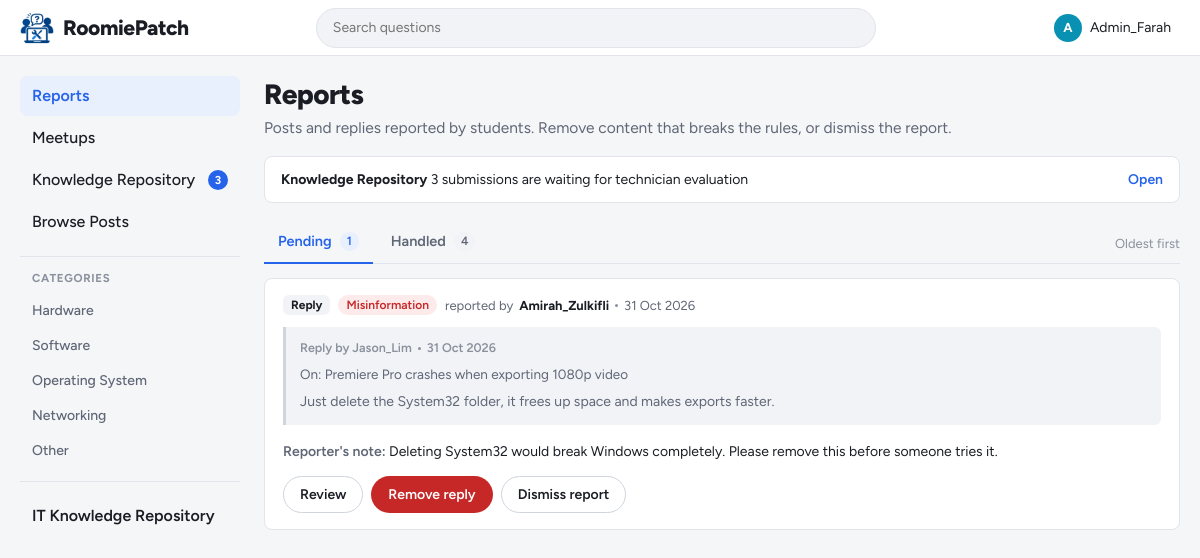
The app's page /admin/dashboard.php (signed in) with its own data.
### tables this page shows
CREATE TABLE categories (
    category_id   INT AUTO_INCREMENT PRIMARY KEY,
    category_name VARCHAR(50) NOT NULL UNIQUE
);

CREATE TABLE reports (
    report_id         INT AUTO_INCREMENT PRIMARY KEY,
    reporter_id       INT NOT NULL,
    reported_post_id  INT NULL,
    reported_reply_id INT NULL,
    reason            ENUM('Spam', 'Harassment', 'Inappropriate content', 'Misinformation', 'Other') NOT NULL,
    description       TEXT NULL,
    status            ENUM('Pending', 'Removed', 'Dismissed') NOT NULL DEFAULT 'Pending',
    created_at        DATETIME NOT NULL DEFAULT CURRENT_TIMESTAMP,
    FOREIGN KEY (reporter_id) REFERENCES users(user_id) ON DELETE CASCADE,
    FOREIGN KEY (reported_post_id) REFERENCES posts(post_id) ON DELETE SET NULL,
    FOREIGN KEY (reported_reply_id) REFERENCES replies(reply_id) ON DELETE SET NULL
);

CREATE TABLE users (
    user_id   INT AUTO_INCREMENT PRIMARY KEY,
    username  VARCHAR(50)  NOT NULL UNIQUE,
    login_id  VARCHAR(20)  NOT NULL UNIQUE,       
    password  VARCHAR(255) NOT NULL,              
    role      ENUM('student', 'admin') NOT NULL DEFAULT 'student',
     
     
    reputation INT NOT NULL DEFAULT 0,
     
     
    is_certified_technician TINYINT(1) NOT NULL DEFAULT 0,
    bio       TEXT NULL
);

CREATE TABLE replies (
    reply_id    INT AUTO_INCREMENT PRIMARY KEY,
    post_id     INT NOT NULL,
    user_id     INT NOT NULL,
    content     TEXT NOT NULL,
    is_resolved TINYINT(1) NOT NULL DEFAULT 0,     
    created_at  DATETIME NOT NULL DEFAULT CURRENT_TIMESTAMP,
    FOREIGN KEY (post_id) REFERENCES posts(post_id) ON DELETE CASCADE,
    FOREIGN KEY (user_id) REFERENCES users(user_id) ON DELETE CASCADE
);

CREATE TABLE posts (
    post_id     INT AUTO_INCREMENT PRIMARY KEY,
    user_id     INT NOT NULL,
    title       VARCHAR(150) NOT NULL,
    description TEXT NOT NULL,
    category_id INT NOT NULL,
    device_os   ENUM('Windows', 'macOS', 'Linux', 'Android', 'iOS', 'Other') NOT NULL,
    tags        VARCHAR(255) NULL,                 
    status      ENUM('Open', 'Resolved') NOT NULL DEFAULT 'Open',
     
     
     
    accepted_reply_id INT NULL,
    resolved_at DATETIME NULL,
    created_at  DATETIME NOT NULL DEFAULT CURRENT_TIMESTAMP,
    KEY idx_posts_resolved_at (resolved_at),
    FOREIGN KEY (user_id) REFERENCES users(user_id) ON DELETE CASCADE,
    FOREIGN KEY (category_id) REFERENCES categories(category_id)
);

### includes/report_item.php (the view, shortened to what this page needs)
<?php
$full_view = $full_view ?? false;
if ($report['post_title'] !== null) {
    $kind = 'Post';
} elseif ($report['reply_content'] !== null) {
    $kind = 'Reply';
} else {
    $kind = null;
}
$is_pending = $report['status'] === 'Pending';
?>
<article class="report-item">
    <div class="report-head">
        <?php if ($kind !== null): ?>
            <span class="type-badge"><?= $kind ?></span>
        <?php endif; ?>
        <span class="reason-badge"><?= icon('flag', 13) ?><?= e($report['reason']) ?></span>
        <span class="report-by">
            reported by <strong><?= e($report['reporter_name']) ?></strong>
            <span class="dot" aria-hidden="true"></span>
            <time datetime="<?= e($report['created_at']) ?>"><?= e(time_ago($report['created_at'])) ?></time>
        </span>
    </div>
    <?php if ($kind === 'Post'): ?>
        <div class="reported-preview">
            <div class="reported-preview-label">Post by <?= e($report['post_author']) ?> <span class="dot" aria-hidden="true"></span> <?= e(time_ago($report['post_created'])) ?></div>
            <strong><?= e($report['post_title']) ?></strong>
            <p><?= $full_view ? nl2br(e($report['post_description'])) : e(excerpt($report['post_description'], 220)) ?></p>
        </div>
    <?php elseif ($kind === 'Reply'): ?>
        <div class="reported-preview">
            <div class="reported-preview-label">Reply by <?= e($report['reply_author']) ?> <span class="dot" aria-hidden="true"></span> <?= e(time_ago($report['reply_created'])) ?></div>
            <span class="muted">On: <?= e($report['reply_post_title']) ?></span>
            <p><?= $full_view ? nl2br(e($report['reply_content'])) : e(excerpt($report['reply_content'], 220)) ?></p>
        </div>
    <?php else: ?>
        <div class="reported-preview reported-gone">
            The reported content has been deleted<?= $report['status'] === 'Removed' ? ' by staff' : '' ?>.
        </div>
    <?php endif; ?>
    <?php if ($report['description'] !== null && $report['description'] !== ''): ?>
        <p class="report-note"><span>Reporter's note:</span> <?= e($report['description']) ?></p>
    <?php endif; ?>
    <?php if ($is_pending): ?>
        <div class="report-actions">
            <?php if (!$full_view && $kind !== null): ?>
                <a class="btn btn-secondary btn-sm" href="<?= BASE_URL ?>admin/report.php?id=<?= (int) $report['report_id'] ?>">Review</a>
            <?php endif; ?>
            <?php if ($kind !== null): ?>
                <form method="post" action="<?= BASE_URL ?>actions/admin_action.php"
                      onsubmit="return confirm('Remove this <?= strtolower($kind) ?>? <?= $kind === 'Post' ? 'Its replies and images will also be removed. ' : '' ?>This cannot be undone.');">
                    <button type="submit" class="btn btn-danger btn-sm"><?= icon('trash', 15) ?>Remove <?= strtolower($kind) ?></button>
                </form>
            <?php endif; ?>
            <form method="post" action="<?= BASE_URL ?>actions/admin_action.php">
                <button type="submit" class="btn btn-secondary btn-sm">Dismiss report</button>
            </form>
        </div>
    <?php endif; ?>
</article>

### includes/sidebar.php (shortened to what this page needs)
<?php
function nav_link($key, $href, $icon_name, $label, $active, $badge = null)
{
    $class = $key === $active ? 'nav-link active' : 'nav-link';
    $current = $key === $active ? ' aria-current="page"' : '';
    $badge_html = '';
    if ($badge !== null) {
        $badge_html = '<span class="nav-badge" data-badge="' . $key . '"' . ($badge > 0 ? '' : ' hidden') . '>'
            . ($badge > 99 ? '99+' : $badge) . '</span>';
    }
    return '<a class="' . $class . '" href="' . BASE_URL . $href . '"' . $current . '>'
        . icon($icon_name) . '<span>' . e($label) . '</span>' . $badge_html . '</a>';
}
?>
<nav class="sidebar" aria-label="Main">
    <?php if ($is_admin): ?>
        <div class="nav-group">
            <?= nav_link('reports', 'admin/dashboard.php', 'flag', 'Reports', $active) ?>
            <?= nav_link('meetups', 'admin/meetups.php', 'meetup', 'Meetups', $active) ?>
            <?php $repo_pending = (int) $conn->query("SELECT COUNT(*) FROM repository_entries WHERE status = 'Pending'")->fetch_row()[0]; ?>
            <?= nav_link('repository_admin', 'admin/repository.php', 'book', 'Knowledge Repository', $active, $repo_pending) ?>
            <?= nav_link('browse', 'student/browse.php', 'list', 'Browse Posts', $active) ?>
        </div>
    <?php endif; ?>
    <div class="nav-group">
        <h2 class="nav-heading">Categories</h2>
        <?php
        $categories = $conn->query('SELECT category_id, category_name FROM categories ORDER BY category_id');
        while ($cat = $categories->fetch_assoc()):
        ?>
            <a class="nav-link nav-link-plain" href="<?= BASE_URL ?>student/browse.php?category=<?= (int) $cat['category_id'] ?>">
                <?= e($cat['category_name']) ?>
            </a>
        <?php endwhile; ?>
    </div>
    <div class="nav-group nav-group-repo">
        <?= nav_link('repository', 'student/repository.php', 'book', 'IT Knowledge Repository', $active) ?>
    </div>
</nav>

### admin/dashboard.php (shortened to what this page needs)
<?php
$active = 'reports';
include '../includes/header.php';
$tab = get_text('tab') === 'handled' ? 'handled' : 'pending';
$counts = $conn->query("
    SELECT SUM(status = 'Pending') AS pending, SUM(status <> 'Pending') AS handled FROM reports
")->fetch_assoc();
$pending_count = (int) $counts['pending'];
$handled_count = (int) $counts['handled'];
if ($tab === 'pending') {
    $reports = $conn->query(REPORT_LIST_SQL . " WHERE r.status = 'Pending' ORDER BY r.created_at ASC");
} else {
    $reports = $conn->query(REPORT_LIST_SQL . " WHERE r.status <> 'Pending' ORDER BY r.created_at DESC");
}
?>
<main class="content">
    <div class="page-head">
        <h1>Reports</h1>
        <p>Posts and replies reported by students. Remove content that breaks the rules, or dismiss the report.</p>
    </div>
    <?php $repo_waiting = (int) $conn->query("SELECT COUNT(*) FROM repository_entries WHERE status = 'Pending'")->fetch_row()[0]; ?>
    <a class="repo-dash-link" href="<?= BASE_URL ?>admin/repository.php">
        <span><strong>Knowledge Repository</strong> <?= $repo_waiting ?> <?= $repo_waiting === 1 ? 'submission is' : 'submissions are' ?> waiting for technician evaluation</span>
        <span class="repo-dash-go">Open</span>
    </a>
    <div class="tabs-row">
        <nav class="tabs" aria-label="Report status">
            <a class="tab<?= $tab === 'pending' ? ' active' : '' ?>" href="dashboard.php" <?= $tab === 'pending' ? 'aria-current="page"' : '' ?>>
                Pending <span class="tab-count"><?= $pending_count ?></span>
            </a>
            <a class="tab<?= $tab === 'handled' ? ' active' : '' ?>" href="dashboard.php?tab=handled" <?= $tab === 'handled' ? 'aria-current="page"' : '' ?>>
                Handled <span class="tab-count"><?= $handled_count ?></span>
            </a>
        </nav>
        <span class="sort-label"><?= $tab === 'pending' ? 'Oldest first' : 'Newest first' ?></span>
    </div>
    <div class="report-list">
        <?php if ($reports->num_rows === 0): ?>
            <div class="feed">
                <div class="empty-state">
                    <?php if ($tab === 'pending'): ?>
                        <strong>No reports waiting for review</strong>
                        New reports from students will appear here.
                    <?php else: ?>
                        <strong>No handled reports yet</strong>
                        Reports you remove or dismiss will appear here.
                    <?php endif; ?>
                </div>
            </div>
        <?php else: ?>
            <?php while ($report = $reports->fetch_assoc()): ?>
                <?php include '../includes/report_item.php'; ?>
            <?php endwhile; ?>
        <?php endif; ?>
    </div>
</main>
<?php include '../includes/footer.php'; ?>

### records on screen
categories: category_name "Hardware"
categories: category_name "Software"
categories: category_name "Operating System"
categories: category_name "Networking"
categories: category_name "Other"
reports: kind "Reply", reason "Misinformation", reporter.username "Amirah_Zulkifli", created_at "31 Oct 2026", users.username "Jason_Lim", reported_reply.created_at "31 Oct 2026", posts.title "Premiere Pro crashes when exporting 1080p video", reported_reply.content "Just delete the System32 folder, it frees up space and makes exports faster.", description "Deleting System32 would break Windows completely. Please remove this before someone tries it.", kind "reply"

### other values on screen
$letter "A"
$_SESSION['username'] "Admin_Farah"
$label "Reports Meetups Knowledge Repository Browse Posts IT Knowledge Repository"
$badge "3"
$repo_waiting "3"
$pending_count "1"
$handled_count "4"
